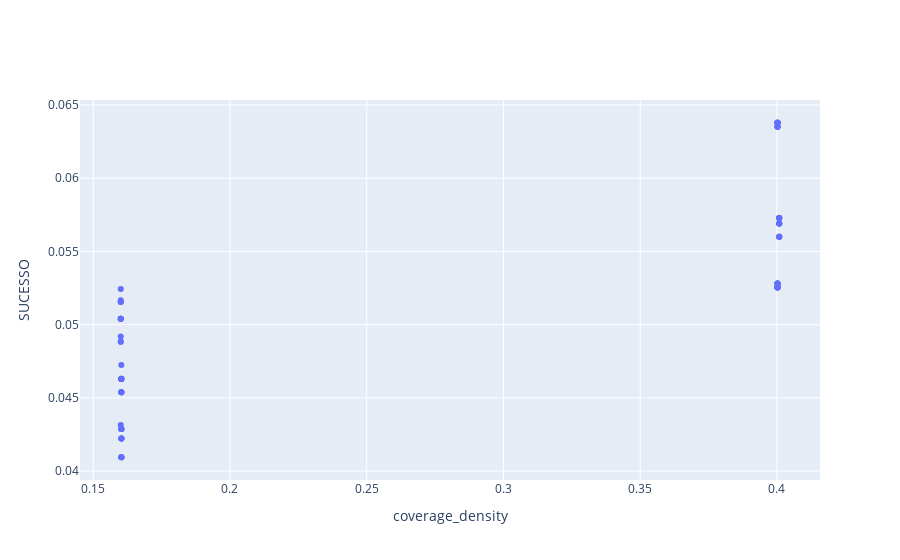

Source (notebook cell):
### Code cell
df_sucesso = df[df[REFERENCIA] > 0.05]

fig = go.Figure(data=[
    go.Scatter(x=df['coverage_density'], name='COVG_D x SUCESSO',
               y=df[REFERENCIA],          mode='markers')
])

fig.update_xaxes(title_text = "coverage_density")
fig.update_yaxes(title_text = "SUCESSO")
fig.show()
